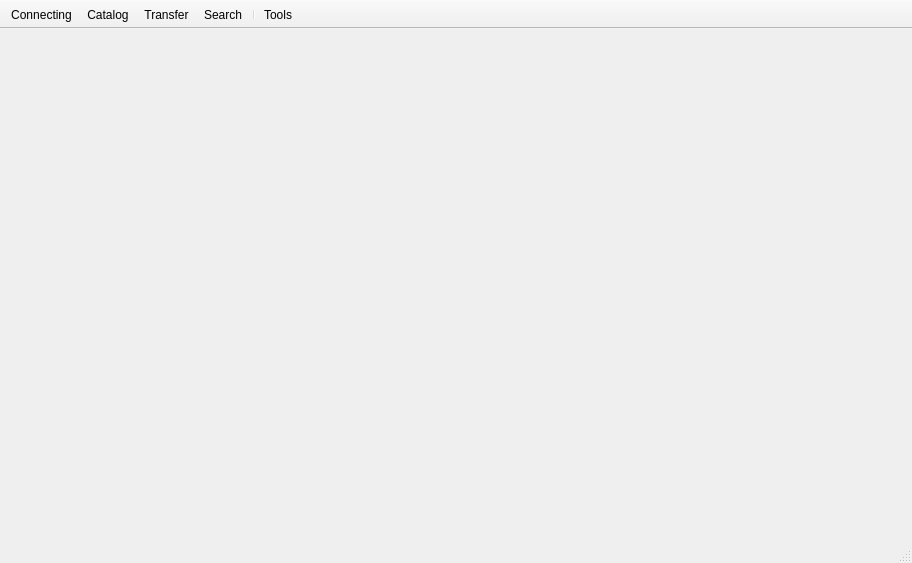
<?xml version="1.0" encoding="UTF-8"?>
<ui version="4.0">
 <class>MainWindow</class>
 <widget class="QMainWindow" name="MainWindow">
  <property name="geometry">
   <rect>
    <x>0</x>
    <y>0</y>
    <width>912</width>
    <height>563</height>
   </rect>
  </property>
  <property name="contextMenuPolicy">
   <enum>Qt::CustomContextMenu</enum>
  </property>
  <property name="windowTitle">
   <string/>
  </property>
  <widget class="QWidget" name="centralwidget">
   <layout class="QVBoxLayout">
    <property name="spacing">
     <number>1</number>
    </property>
    <property name="margin">
     <number>0</number>
    </property>
   </layout>
  </widget>
  <widget class="QToolBar" name="toolBar">
   <property name="movable">
    <bool>false</bool>
   </property>
   <property name="orientation">
    <enum>Qt::Horizontal</enum>
   </property>
   <property name="iconSize">
    <size>
     <width>64</width>
     <height>32</height>
    </size>
   </property>
   <property name="toolButtonStyle">
    <enum>Qt::ToolButtonTextUnderIcon</enum>
   </property>
   <property name="floatable">
    <bool>false</bool>
   </property>
   <attribute name="toolBarArea">
    <enum>TopToolBarArea</enum>
   </attribute>
   <attribute name="toolBarBreak">
    <bool>false</bool>
   </attribute>
   <addaction name="actionConnect"/>
   <addaction name="actionCatalog"/>
   <addaction name="actionTransfer"/>
   <addaction name="actionSearch"/>
   <addaction name="separator"/>
   <addaction name="actionTools"/>
  </widget>
  <widget class="QStatusBar" name="statusBar"/>
  <action name="actionOpen">
   <property name="text">
    <string>&amp;Add torrent file...</string>
   </property>
  </action>
  <action name="actionExit">
   <property name="text">
    <string>Exit</string>
   </property>
   <property name="toolTip">
    <string>Exit</string>
   </property>
  </action>
  <action name="actionOptions">
   <property name="icon">
    <iconset resource="Icons/emule/emule.qrc">
     <normaloff>:/emule/Preferences.png</normaloff>:/emule/Preferences.png</iconset>
   </property>
   <property name="text">
    <string>&amp;Options...</string>
   </property>
  </action>
  <action name="actionAbout">
   <property name="text">
    <string>&amp;About</string>
   </property>
  </action>
  <action name="actionStart">
   <property name="text">
    <string>&amp;Resume</string>
   </property>
  </action>
  <action name="actionPause">
   <property name="text">
    <string>&amp;Pause</string>
   </property>
  </action>
  <action name="actionDelete">
   <property name="text">
    <string>&amp;Delete</string>
   </property>
  </action>
  <action name="actionWebsite">
   <property name="icon">
    <iconset>
     <normaloff>:/Icons/skin/qbittorrent32.png</normaloff>:/Icons/skin/qbittorrent32.png</iconset>
   </property>
   <property name="text">
    <string>Visit &amp;Website</string>
   </property>
  </action>
  <action name="actionCreate_torrent">
   <property name="text">
    <string>Torrent &amp;creator</string>
   </property>
  </action>
  <action name="actionBugReport">
   <property name="text">
    <string>Report a &amp;bug</string>
   </property>
  </action>
  <action name="actionSet_upload_limit">
   <property name="text">
    <string>Set upload limit...</string>
   </property>
  </action>
  <action name="actionSet_download_limit">
   <property name="text">
    <string>Set download limit...</string>
   </property>
  </action>
  <action name="actionDocumentation">
   <property name="text">
    <string>&amp;Documentation</string>
   </property>
  </action>
  <action name="actionSet_global_download_limit">
   <property name="text">
    <string>Set global download limit...</string>
   </property>
  </action>
  <action name="actionSet_global_upload_limit">
   <property name="text">
    <string>Set global upload limit...</string>
   </property>
  </action>
  <action name="actionDecreasePriority">
   <property name="text">
    <string>Decrease priority</string>
   </property>
   <property name="visible">
    <bool>true</bool>
   </property>
  </action>
  <action name="actionIncreasePriority">
   <property name="text">
    <string>Increase priority</string>
   </property>
   <property name="visible">
    <bool>true</bool>
   </property>
  </action>
  <action name="actionUse_alternative_speed_limits">
   <property name="checkable">
    <bool>true</bool>
   </property>
   <property name="text">
    <string>Alternative speed limits</string>
   </property>
   <property name="toolTip">
    <string>Alternative speed limits</string>
   </property>
  </action>
  <action name="actionTop_tool_bar">
   <property name="checkable">
    <bool>true</bool>
   </property>
   <property name="text">
    <string>Top &amp;tool bar</string>
   </property>
   <property name="toolTip">
    <string>Display top tool bar</string>
   </property>
  </action>
  <action name="actionSpeed_in_title_bar">
   <property name="checkable">
    <bool>true</bool>
   </property>
   <property name="text">
    <string>&amp;Speed in title bar</string>
   </property>
   <property name="toolTip">
    <string>Show transfer speed in title bar</string>
   </property>
  </action>
  <action name="actionLock_qMule">
   <property name="text">
    <string>Lock qMule</string>
   </property>
   <property name="toolTip">
    <string>Lock qMule</string>
   </property>
   <property name="shortcut">
    <string>Ctrl+L</string>
   </property>
  </action>
  <action name="action_Import_Torrent">
   <property name="text">
    <string>Import existing torrent...</string>
   </property>
   <property name="toolTip">
    <string>Import torrent...</string>
   </property>
  </action>
  <action name="actionStart_All">
   <property name="text">
    <string>R&amp;esume All</string>
   </property>
  </action>
  <action name="actionPause_All">
   <property name="text">
    <string>P&amp;ause All</string>
   </property>
  </action>
  <action name="actionExecution_Logs">
   <property name="checkable">
    <bool>true</bool>
   </property>
   <property name="text">
    <string>Execution &amp;Log</string>
   </property>
   <property name="toolTip">
    <string>Execution Log</string>
   </property>
  </action>
  <action name="actionAutoExit_qMule">
   <property name="checkable">
    <bool>true</bool>
   </property>
   <property name="text">
    <string>Exit qMule</string>
   </property>
   <property name="toolTip">
    <string>Exit qMule</string>
   </property>
  </action>
  <action name="actionAutoSuspend_system">
   <property name="checkable">
    <bool>true</bool>
   </property>
   <property name="text">
    <string>Suspend system</string>
   </property>
  </action>
  <action name="actionAutoShutdown_system">
   <property name="checkable">
    <bool>true</bool>
   </property>
   <property name="text">
    <string>Shutdown system</string>
   </property>
  </action>
  <action name="actionAutoShutdown_Disabled">
   <property name="checkable">
    <bool>true</bool>
   </property>
   <property name="text">
    <string>Disabled</string>
   </property>
  </action>
  <action name="actionToggleVisibility">
   <property name="text">
    <string>Show</string>
   </property>
  </action>
  <action name="actionMinimize">
   <property name="text">
    <string notr="true">Minimize</string>
   </property>
  </action>
  <action name="actionImport">
   <property name="text">
    <string>Import</string>
   </property>
  </action>
  <action name="actionStatus">
   <property name="icon">
    <iconset resource="Icons/emule/emule.qrc">
     <normaloff>:/emule/status.png</normaloff>:/emule/status.png</iconset>
   </property>
   <property name="text">
    <string>Status</string>
   </property>
   <property name="toolTip">
    <string>Status</string>
   </property>
  </action>
  <action name="actionSearch">
   <property name="checkable">
    <bool>true</bool>
   </property>
   <property name="icon">
    <iconset resource="Icons/emule/emule.qrc">
     <normaloff>:/emule/Search.png</normaloff>:/emule/Search.png</iconset>
   </property>
   <property name="text">
    <string>Search</string>
   </property>
   <property name="toolTip">
    <string>Search</string>
   </property>
  </action>
  <action name="actionTools">
   <property name="checkable">
    <bool>false</bool>
   </property>
   <property name="icon">
    <iconset resource="Icons/emule/emule.qrc">
     <normaloff>:/emule/Tools.png</normaloff>:/emule/Tools.png</iconset>
   </property>
   <property name="text">
    <string>Tools</string>
   </property>
   <property name="toolTip">
    <string>Tools</string>
   </property>
  </action>
  <action name="actionConnect">
   <property name="icon">
    <iconset resource="Icons/emule/emule.qrc">
     <normaloff>:/emule/ConnectDoBig.png</normaloff>:/emule/ConnectDoBig.png</iconset>
   </property>
   <property name="text">
    <string>Connecting</string>
   </property>
   <property name="toolTip">
    <string>Connecting</string>
   </property>
  </action>
  <action name="actionCatalog">
   <property name="checkable">
    <bool>true</bool>
   </property>
   <property name="icon">
    <iconset resource="Icons/emule/emule.qrc">
     <normaloff>:/emule/catalog_2.png</normaloff>:/emule/catalog_2.png</iconset>
   </property>
   <property name="text">
    <string>Catalog</string>
   </property>
   <property name="toolTip">
    <string>Catalog</string>
   </property>
  </action>
  <action name="actionTransfer">
   <property name="checkable">
    <bool>true</bool>
   </property>
   <property name="icon">
    <iconset resource="Icons/emule/emule.qrc">
     <normaloff>:/emule/Transfer.png</normaloff>:/emule/Transfer.png</iconset>
   </property>
   <property name="text">
    <string>Transfer</string>
   </property>
   <property name="toolTip">
    <string>Transfer</string>
   </property>
  </action>
  <action name="actionMessages">
   <property name="icon">
    <iconset resource="Icons/emule/emule.qrc">
     <normaloff>:/emule/Messages.ico</normaloff>:/emule/Messages.ico</iconset>
   </property>
   <property name="text">
    <string>Messages</string>
   </property>
  </action>
  <action name="actionFiles">
   <property name="icon">
    <iconset resource="Icons/emule/emule.qrc">
     <normaloff>:/emule/SharedFiles.png</normaloff>:/emule/SharedFiles.png</iconset>
   </property>
   <property name="text">
    <string>Files</string>
   </property>
  </action>
 </widget>
 <resources>
  <include location="Icons/emule/emule.qrc"/>
 </resources>
 <connections/>
</ui>
